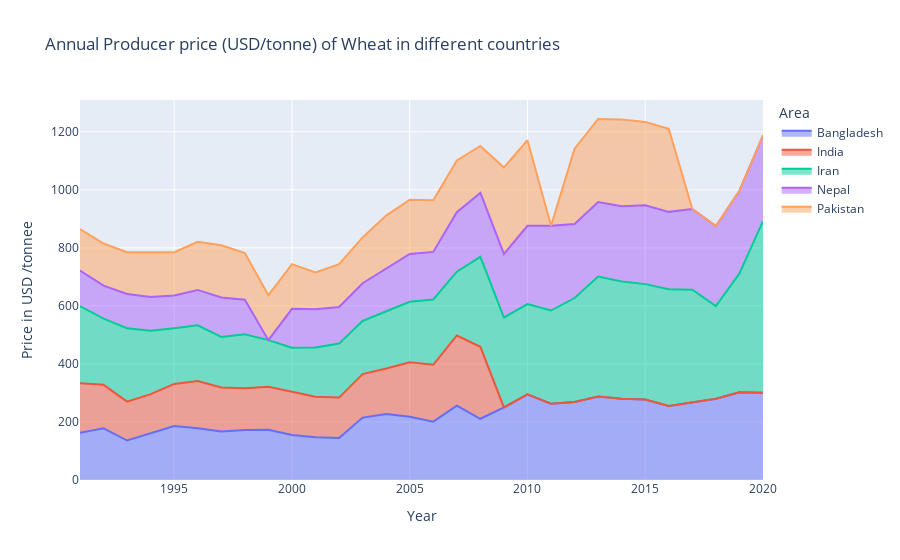

Notebook code cell kept with this figure:
### Markdown cell above
## Annual Producer price (USD/tonne) of Wheat in different countries

### Code cell
import plotly.express as px
df1= pd.read_csv("PP.csv")
fig = px.area(df1, x="Year", y="Value", color="Area" , title='Annual Producer price (USD/tonne) of Wheat in different countries ',
labels={"Value": "Price in USD /tonnee"})
fig.show()

### Figure 1 — Plotly figure (JSON) as saved in the notebook; plotly's stock layout.template omitted (floating-point values rounded to 4 significant figures)
{"data": [{"hovertemplate": "Area=Bangladesh<br>Year=%{x}<br>Price in USD /tonnee=%{y}<extra></extra>", "legendgroup": "Bangladesh", "line": {"color": "#636efa"}, "marker": {"symbol": "circle"}, "mode": "lines", "name": "Bangladesh", "orientation": "v", "showlegend": true, "stackgroup": "1", "type": "scatter", "x": [1991, 1992, 1993, 1994, 1995, 1996, 1997, 1998, 1999, 2000, 2001, 2002, 2003, 2004, 2005, 2006, 2007, 2008, 2009, 2010, 2011, 2012, 2013, 2014, 2015, 2016, 2017, 2018, 2019, 2020], "xaxis": "x", "y": [163, 178, 136, 161, 186, 178, 167, 172, 173, 155, 147, 145, 215, 227, 218, 201, 256, 211, 250, 295, 263, 269, 288, 280, 277, 255, 268, 280, 302, 301], "yaxis": "y"}, {"hovertemplate": "Area=India<br>Year=%{x}<br>Price in USD /tonnee=%{y}<extra></extra>", "legendgroup": "India", "line": {"color": "#EF553B"}, "marker": {"symbol": "circle"}, "mode": "lines", "name": "India", "orientation": "v", "showlegend": true, "stackgroup": "1", "type": "scatter", "x": [1991, 1992, 1993, 1994, 1995, 1996, 1997, 1998, 1999, 2000, 2001, 2002, 2003, 2004, 2005, 2006, 2007, 2008], "xaxis": "x", "y": [170, 150, 134, 135, 145, 163, 152, 144, 148, 148, 140, 139, 150, 157, 188, 196, 242, 248], "yaxis": "y"}, {"hovertemplate": "Area=Iran <br>Year=%{x}<br>Price in USD /tonnee=%{y}<extra></extra>", "legendgroup": "Iran ", "line": {"color": "#00cc96"}, "marker": {"symbol": "circle"}, "mode": "lines", "name": "Iran ", "orientation": "v", "showlegend": true, "stackgroup": "1", "type": "scatter", "x": [1991, 1992, 1993, 1994, 1995, 1996, 1997, 1998, 1999, 2000, 2001, 2002, 2003, 2004, 2005, 2006, 2007, 2008, 2009, 2010, 2011, 2012, 2013, 2014, 2015, 2016, 2017, 2018, 2019, 2020], "xaxis": "x", "y": [266, 228, 253, 218, 192, 192, 174, 186, 161, 153, 170, 186, 183, 197, 208, 225, 220, 310, 310, 311, 321, 358, 413, 404, 398, 402, 388, 319, 410, 591], "yaxis": "y"}, {"hovertemplate": "Area=Nepal<br>Year=%{x}<br>Price in USD /tonnee=%{y}<extra></extra>", "legendgroup": "Nepal", "line": {"color": "#ab63fa"}, "marker": {"symbol": "circle"}, "mode": "lines", "name": "Nepal", "orientation": "v", "showlegend": true, "stackgroup": "1", "type": "scatter", "x": [1991, 1992, 1993, 1994, 1995, 1996, 1997, 1998, 2000, 2001, 2002, 2003, 2004, 2005, 2006, 2007, 2008, 2009, 2010, 2011, 2012, 2013, 2014, 2015, 2016, 2017, 2018, 2019, 2020], "xaxis": "x", "y": [123, 114, 118, 117, 113, 122, 136, 119, 134, 131, 126, 130, 146, 165, 164, 205, 220, 219, 270, 292, 255, 257, 259, 272, 267, 278, 276, 285, 295], "yaxis": "y"}, {"hovertemplate": "Area=Pakistan<br>Year=%{x}<br>Price in USD /tonnee=%{y}<extra></extra>", "legendgroup": "Pakistan", "line": {"color": "#FFA15A"}, "marker": {"symbol": "circle"}, "mode": "lines", "name": "Pakistan", "orientation": "v", "showlegend": true, "stackgroup": "1", "type": "scatter", "x": [1991, 1992, 1993, 1994, 1995, 1996, 1997, 1998, 1999, 2000, 2001, 2002, 2003, 2004, 2005, 2006, 2007, 2008, 2009, 2010, 2012, 2013, 2014, 2015, 2016], "xaxis": "x", "y": [143, 145, 144, 153, 149, 166, 180, 161, 155, 154, 127, 148, 158, 184, 187, 178, 178, 162, 298, 295, 260, 286, 299, 287, 286], "yaxis": "y"}], "layout": {"legend": {"title": {"text": "Area"}, "tracegroupgap": 0}, "title": {"text": "Annual Producer price (USD/tonne) of Wheat in different countries "}, "xaxis": {"anchor": "y", "domain": [0, 1], "title": {"text": "Year"}}, "yaxis": {"anchor": "x", "domain": [0, 1], "title": {"text": "Price in USD /tonnee"}}}}
